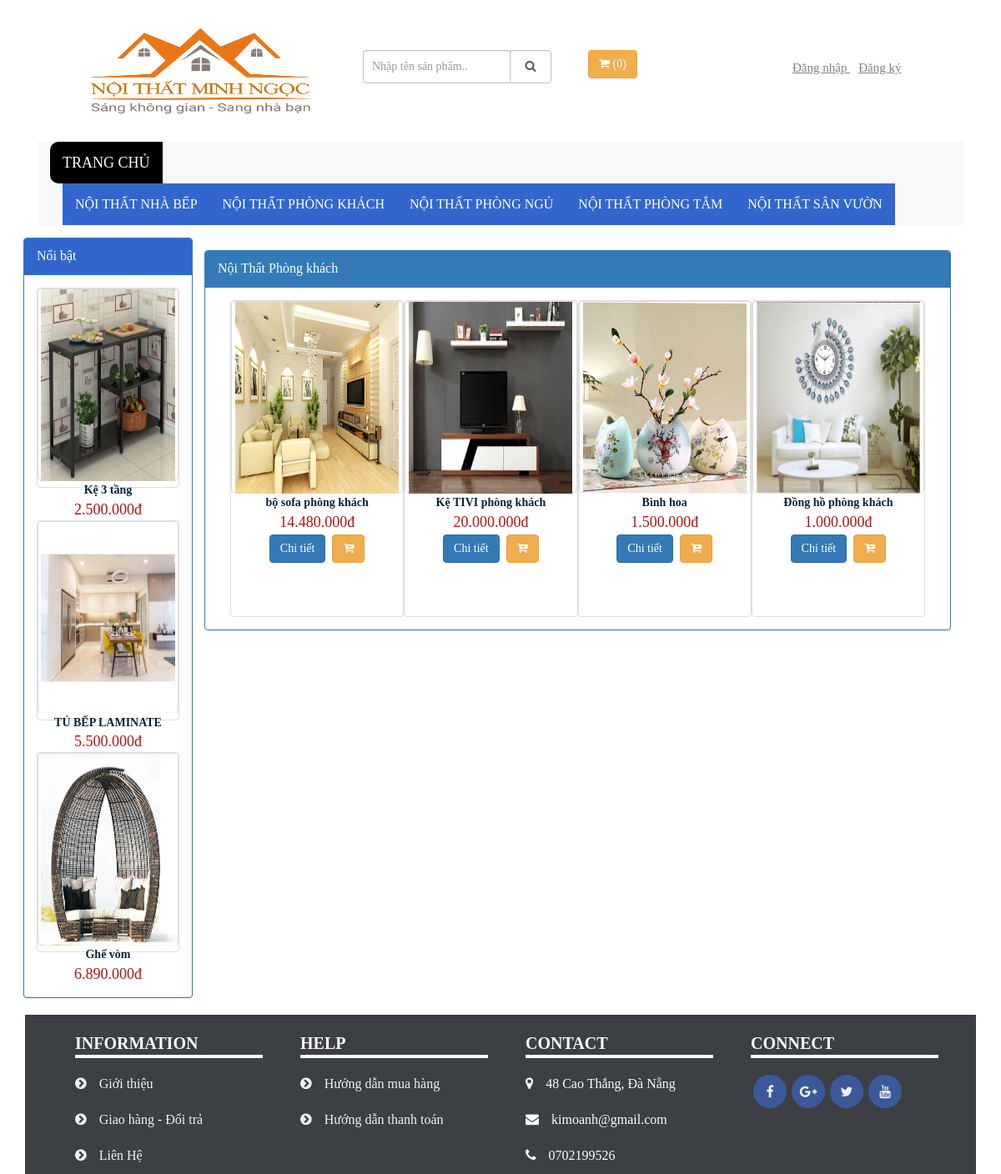
The app's page /?menu=phong_khach with its own data.
### tables this page shows
CREATE TABLE `nhom_noi_that` (
  `ma_nhom` varchar(20) NOT NULL,
  `ten_nhom` varchar(100) DEFAULT NULL
);

CREATE TABLE `san_pham` (
  `masp` int(11) NOT NULL,
  `tensp` varchar(80) DEFAULT NULL,
  `giasp` int(11) DEFAULT NULL,
  `soluong` int(11) NOT NULL,
  `img` varchar(100) DEFAULT NULL,
  `noi_bat` varchar(10) NOT NULL,
  `khuyen_mai` varchar(10) NOT NULL,
  `xem_nhieu` int(11) NOT NULL,
  `rate1` int(11) NOT NULL,
  `rate2` int(11) NOT NULL,
  `rate3` int(11) NOT NULL,
  `rate4` int(11) NOT NULL,
  `rate5` int(11) NOT NULL,
  `mau_sac` varchar(20) DEFAULT NULL,
  `chat_lieu` varchar(100) DEFAULT NULL,
  `bao_hanh` varchar(100) DEFAULT NULL,
  `ma_nhom` varchar(20) DEFAULT NULL
);

### left.php (called while the page is built, shortened)
<?php
	include('chuc_nang/san_pham/noi_bat.php');
?>

### content.php (called while the page is built)
<?php
	include('chuc_nang/menu.php');
?>

### chuc_nang/san_pham/phong_khach.php (the view, shortened to what this page needs)
<div class="panel panel-primary">
      <div class="panel-heading">Nội Thất Phòng khách</div>
      <div class="panel-body">
<div class="product">
<?php
	include('connect.php');
	if(isset($_GET['page'])){
		$page=$_GET['page'];
	}else{
		$page=1;
	}
	$page=$page-1;
	$limit= 12;
	$start= $limit*$page;
	?>
	<div class="col-xs-12 col-sm-12 col-md-12 col-lg-12" id="product">
		<?php
	$sl= "select * from san_pham where ma_nhom like 'phong_khach' limit ".$start.",".$limit;
	$exec= mysqli_query($connect, $sl);
	while($row= mysqli_fetch_array($exec)){
?>
	<div class="sp img-thumbnail col-xs-12 col-sm-6 col-md-6 col-lg-3">
		<div class="img img-thumbnail col-xs-12 col-sm-12 col-md-12 col-lg-12">
			<a href="?menu=product_info&masp=<?php echo $row['masp']; ?>"><img src="images/<?php echo $row['img']; ?>" alt=""></a>
		</div>
		<div class="title">
			<a href="?menu=product_info&masp=<?php echo $row['masp']; ?>"><?php echo $row['tensp']; ?></a>
		</div>
		<div class="cost">
			<span><?php echo number_format($row['giasp'],0,",",".")."đ"; ?></span>
		</div>
		<div class="buy">
			<a class="btn btn-primary" href="?menu=product_info&masp=<?php echo $row['masp']; ?>">Chi tiết</a>
			<a class="btn btn-warning" href="?menu=addcart&masp=<?php echo $row['masp']; ?>&soluong=1"><b class="fa fa-cart-plus"></b></a>
		</div>
	</div>
<?php }
?>
	</div>
</div>
</div>
</div>

### navbar.php (shortened to what this page needs)
<nav class="menu navbar-default" role="navigation">
	<div class="container">
		<div class="navbar-header">
			<a class="navbar-brand" href="index.php">TRANG CHỦ</a>
		</div>
		<div class="collapse navbar-collapse navbar-ex1-collapse">
			<ul class="nav navbar-nav">
				<?php
				include('connect.php');
				$sl="select * from nhom_noi_that";
				$exec= mysqli_query($connect, $sl);
				while($row=mysqli_fetch_array($exec)){
				?>
				<li><a href="?menu=<?php echo $row['ma_nhom']; ?>"><?php
				echo $row['ten_nhom']; ?></a></li>
				<?php } ?>
			</ul>
		</div>
	</div>
</nav>

### chuc_nang/san_pham/noi_bat.php
<div class="panel panel-primary"  style="margin-left: -32px; margin-right: -16px;">
    <div class="panel-heading" style="	background-color: #3366CC;">Nổi bật</div>
    <div class="panel-body">
		<?php
			include('connect.php');
			$sl= "select * from san_pham where noi_bat='co' limit 0,4";
			$exec= mysqli_query($connect, $sl);
			while($row= mysqli_fetch_array($exec)){
		?>
		<div style="height: 240px;" class="sp img-thumbnail">
		<div class="img img-thumbnail">
			<a href="?menu=product_info&masp=<?php echo $row['masp']; ?>"><img src="images/<?php echo $row['img']; ?>" alt=""></a>
		</div>
		<div class="title">
			<a href="?menu=product_info&masp=<?php echo $row['masp']; ?>"><?php echo $row['tensp']; ?></a>
		</div>
		<div class="cost">
			<span><?php echo number_format($row['giasp'],0,",",".")."đ"; ?></span>
		</div>
	</div>
		<?php } ?>
	</div>
</div>

### css/style.css (style rules this page uses)
body { width: 100%; margin: auto; font-family: tahoma; font-size: 16px; background-color: #FFFFFF; }
.menu .navbar-header { height: 90%; background: #000000; border-radius: 10px 0px 0px 10px; }
.menu .container .collapse ul { list-style: none; }
.menu .container .collapse ul li { background-color: #3366CC; }
.menu .container .collapse ul li a { display: block; color: white; text-decoration: none; }
.menu .container .navbar-header a { color: #fffafa; }
.left a { text-decoration: none; }
.content .sp { height: 380px; padding: 0px; text-align: center; }
.content .sp .img { padding: 0px; height: 230px; }
.content .sp .img img { width: 96%; height: 230px; }
.content .sp .title a { text-decoration: none; font-size: 14px; font-weight: bold; color: #052436; }
.content .sp .cost span { font-size: 18px; color: #B11313; }
.content .sp .buy a { margin: 2px; }

### records on screen
nhom_noi_that: ten_nhom "NỘI THẤT NHÀ BẾP"
nhom_noi_that: ten_nhom "NỘI THẤT PHÒNG KHÁCH"
nhom_noi_that: ten_nhom "NỘI THẤT PHÒNG NGỦ"
nhom_noi_that: ten_nhom "NỘI THẤT PHÒNG TẮM"
nhom_noi_that: ten_nhom "NỘI THẤT SÂN VƯỜN"
san_pham: img (picture), tensp "Kệ 3 tầng", giasp "2.500.000"
san_pham: img (picture), tensp "TỦ BẾP LAMINATE", giasp "5.500.000"
san_pham: img (picture), tensp "Ghế vòm", giasp "6.890.000"
san_pham: img (picture), tensp "bộ sofa phòng khách", giasp "14.480.000"
san_pham: img (picture), tensp "Kệ TIVI phòng khách", giasp "20.000.000"
san_pham: img (picture), tensp "Bình hoa", giasp "1.500.000"
san_pham: img (picture), tensp "Đồng hồ phòng khách", giasp "1.000.000"

### other values on screen
$cart "0"
